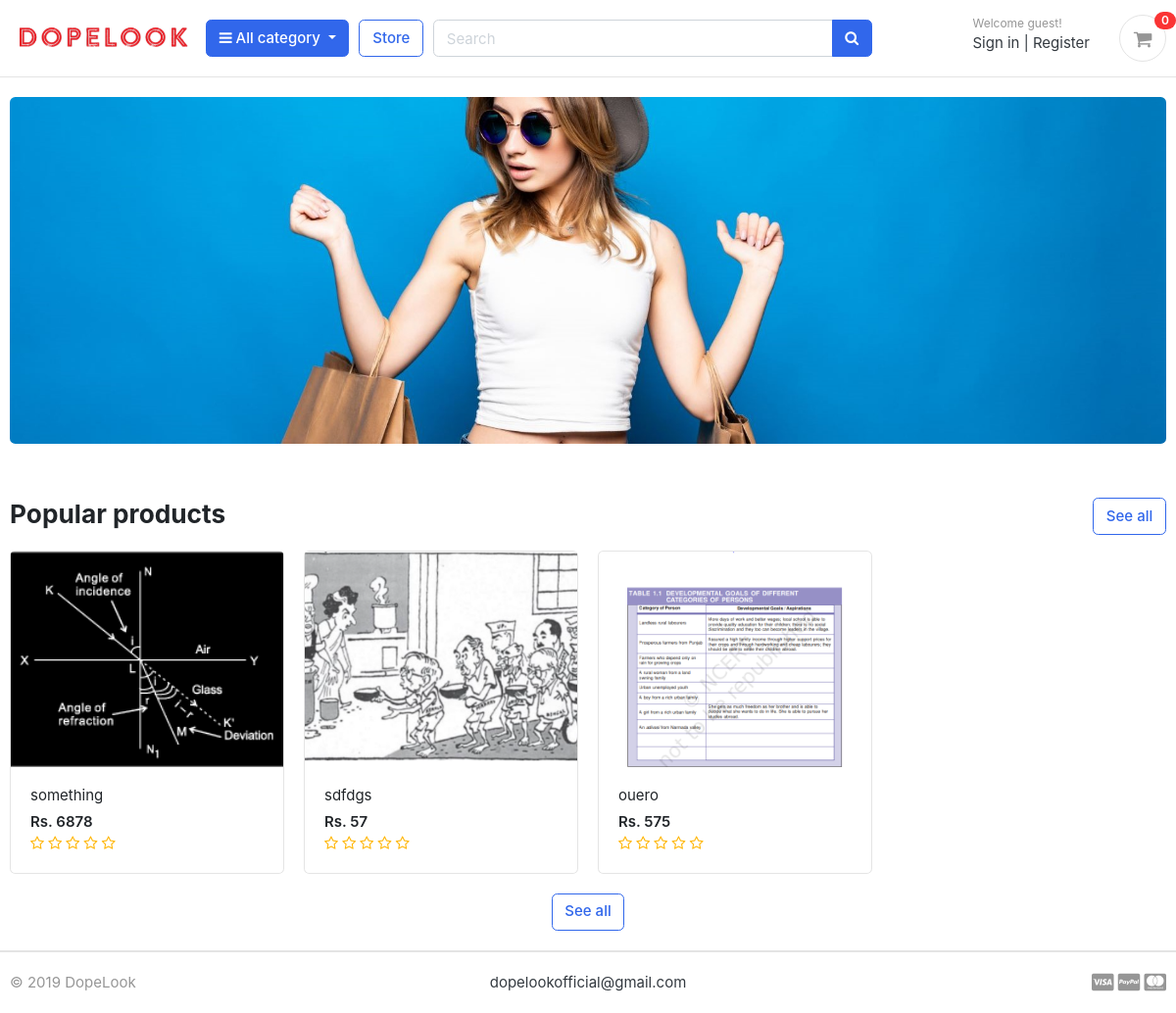
The page / on the database its author committed.
### store/models.py (models this page shows, shortened)
class Product(models.Model):
    product_name    = models.CharField(max_length=200, unique=True)
    slug            = models.SlugField(max_length=200, unique=True)
    description     = models.TextField(max_length=500, blank=True)
    price           = models.IntegerField()
    images          = models.ImageField(upload_to='photos/products')
    stock           = models.IntegerField()
    is_available    = models.BooleanField(default=True)
    category        = models.ForeignKey(Category, on_delete=models.CASCADE)
    created_date    = models.DateTimeField(auto_now_add=True)
    modified_date   = models.DateTimeField(auto_now=True)
    def get_url(self):
        return reverse('product_detail', args=[self.category.slug, self.slug])
    def averageReview(self):
        reviews = ReviewRating.objects.filter(product=self, status=True).aggregate(average=Avg('rating'))
        avg = 0
        if reviews['average'] is not None:
            avg = float(reviews['average'])
        return avg

### greatkart/views.py (the view)
# urls.py: 2. Add a URL to urlpatterns:  path('', views.home, name='home')
def home(request):
    products = Product.objects.all().filter(is_available=True).order_by('created_date')
    reviews = None
    for product in products:
        reviews = ReviewRating.objects.filter(product_id=product.id, status=True)
    context = {
        'products': products,
        'reviews': reviews,
    }
    return render(request, 'home.html', context)

### carts/context_processors.py (called while the page is built)
def counter(request):
    cart_count = 0
    if 'admin' in request.path:
        return {}
    else:
        try:
            cart = Cart.objects.filter(cart_id=_cart_id(request))
            if request.user.is_authenticated:
                cart_items = CartItem.objects.all().filter(user=request.user)
            else:
                cart_items = CartItem.objects.all().filter(cart=cart[:1])
            for cart_item in cart_items:
                cart_count += cart_item.quantity
        except Cart.DoesNotExist:
            cart_count = 0
    return dict(cart_count=cart_count)

### carts/views.py (called while the page is built)
def _cart_id(request):
    cart = request.session.session_key
    if not cart:
        cart = request.session.create()
    return cart

### category/context_processors.py (called while the page is built)
def menu_links(request):
    links = Category.objects.all()
    return dict(links=links)

### category/models.py (called while the page is built)
    def get_url(self):
            return reverse('products_by_category', args=[self.slug])

### templates/home.html (shortened to what this page needs)
{% extends 'base.html' %}
{% load static %}
{% block content %}
<section class="section-intro padding-y-sm">
<div class="container">
<div class="intro-banner-wrap">
	<img src="{% static 'images/banners/cover.jpg' %}" class="img-fluid rounded">
</div>
</div>
</section>
<section class="section-name padding-y-sm">
<div class="container">
<header class="section-heading">
	<a href="{% url 'store' %}" class="btn btn-outline-primary float-right">See all</a>
	<h3 class="section-title">Popular products</h3>
</header>
<div class="row">
	{% for product in products|slice:"::-1" %}
	<div class="col-md-3">
		<div class="card card-product-grid">
			<a href="{{ product.get_url }}" class="img-wrap"> <img src="{{ product.images.url }}"> </a>
			<figcaption class="info-wrap">
				<a href="{{ product.get_url }}" class="title">{{ product.product_name }}</a>
				<div class="price mt-1">Rs. {{ product.price }}</div>
				<div class="rating-star">
					<span>
						<i class="fa fa-star{% if product.averageReview < 0.5 %}-o{% elif product.averageReview >= 0.5 and product.averageReview < 1 %}-half-o {% endif %}" aria-hidden="true"></i>
						<i class="fa fa-star{% if product.averageReview < 1.5 %}-o{% elif product.averageReview >= 1.5 and product.averageReview < 2 %}-half-o {% endif %}" aria-hidden="true"></i>
						<i class="fa fa-star{% if product.averageReview < 2.5 %}-o{% elif product.averageReview >= 2.5 and product.averageReview < 3 %}-half-o {% endif %}" aria-hidden="true"></i>
						<i class="fa fa-star{% if product.averageReview < 3.5 %}-o{% elif product.averageReview >= 3.5 and product.averageReview < 4 %}-half-o {% endif %}" aria-hidden="true"></i>
						<i class="fa fa-star{% if product.averageReview < 4.5 %}-o{% elif product.averageReview >= 4.5 and product.averageReview < 5 %}-half-o {% endif %}" aria-hidden="true"></i>
						</span>
				</div>
			</figcaption>
		</div>
	</div>
	{% endfor %}
</div>
<div class="text-center"><a href="{% url 'store' %}" class="btn btn-outline-primary text-center">See all</a></div>
</div>
</section>
</body>
</html>
{% endblock %}

### greatkart/static/css/ui.css (style rules this page uses)
html { font-family: "Inter", sans-serif; font-size: 15px; }
.img-wrap { text-align: center; display: block; }
.img-wrap img { max-width: 100%; }
.padding-y-sm { padding-top: 20px; padding-bottom: 20px; }
.section-heading { margin-bottom: 20px; margin-top: 15px; }
.section-title { color: #212529; }
[class*=card-product] a.title { color: #212529; display: block; }
[class*=card-product] .img-wrap { overflow: hidden; position: relative; }
[class*=card-product] .img-wrap img { height: 100%; max-width: 100%; width: auto; display: inline-block; -o-object-fit: cover; object-fit: cover; }
.card-product-grid { margin-bottom: 20px; }
.card-product-grid .img-wrap { border-radius: 0.2rem 0.2rem 0 0; height: 220px; }
.card-product-grid .info-wrap { overflow: hidden; padding: 18px 20px; }
.card .img-wrap { overflow: hidden; }
.price { font-weight: 600; color: #212529; }

### greatkart/static/css/custom.css (style rules this page uses)
.rating-star i { color: #ffb503 !important; }

### rows shown on the page
Product: images (picture), product_name "something", price "6878"
Product: images (picture), product_name "sdfdgs", price "57"
Product: images (picture), product_name "ouero", price "575"

### other values the page prints
{{ cart_count }} "0"
